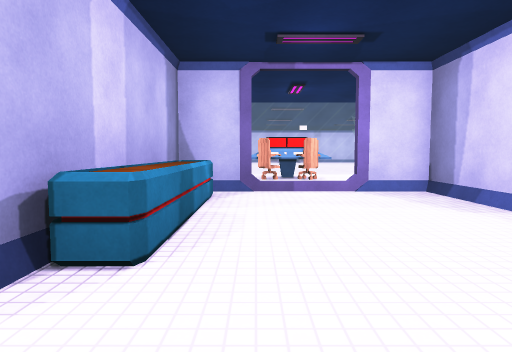
view 1 (above)

16 first-person views from a walk through a scene from a Unity 3-D project. The camera is 1.2 m above the floor, tilts 4° down and sees 75° across. The floor is counted in squares, 2 m on a side. Each view is taken from the middle of a square. On the plan, view 1 faces up. The plan holds only what a view shows up to about 10 squares ahead; the rest is blank. The place goes on beyond the plan. The player character is not drawn. Door leaves are left out, so doorways stand open. Some surface patterns are stand-ins.

view 2
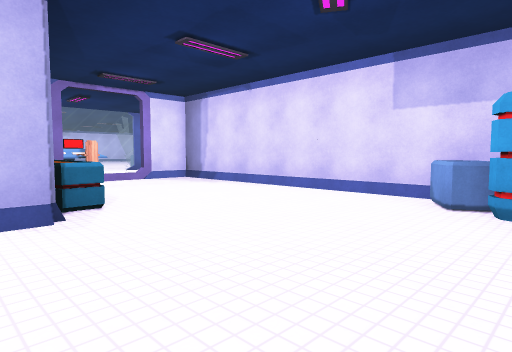

view 3
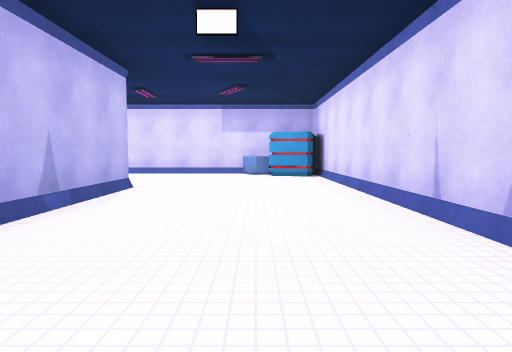

view 4
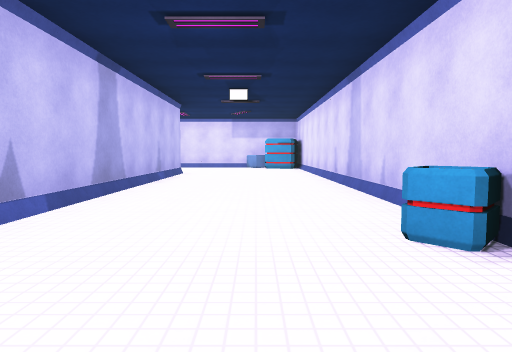

view 5
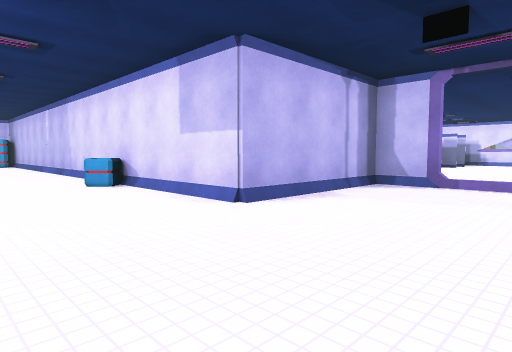

view 6
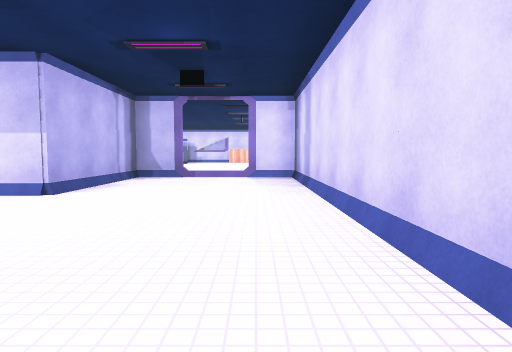

view 7
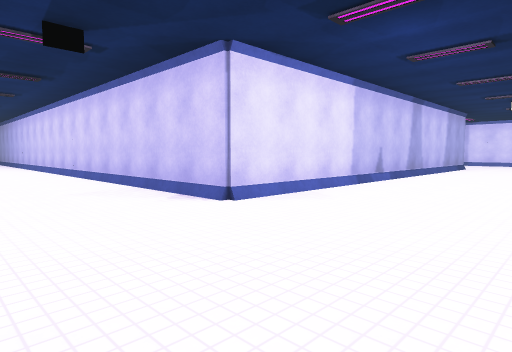

view 8
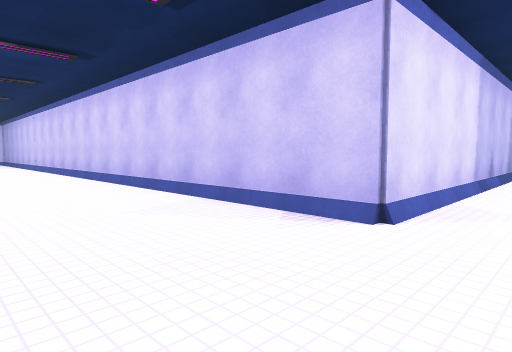

view 9
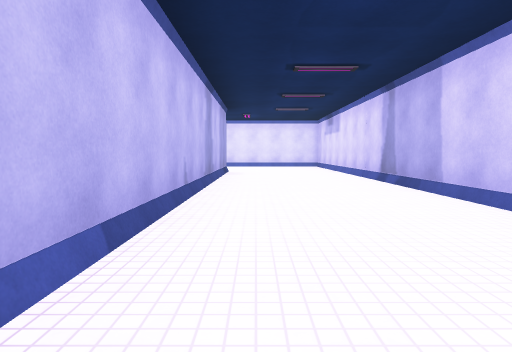

view 10
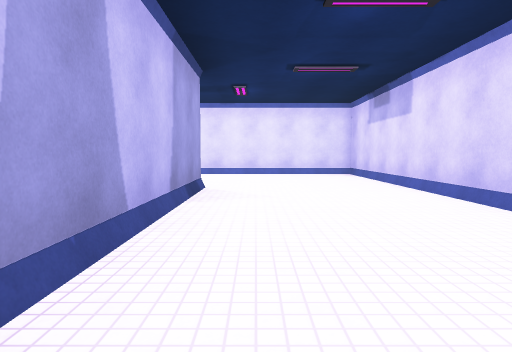

view 11
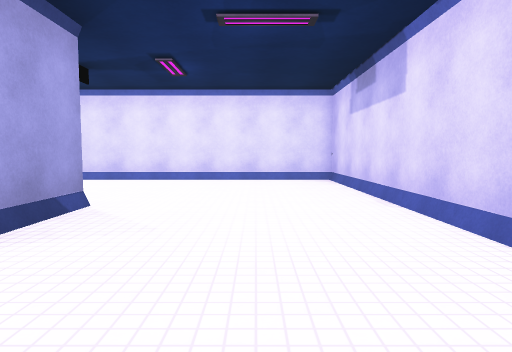

view 12
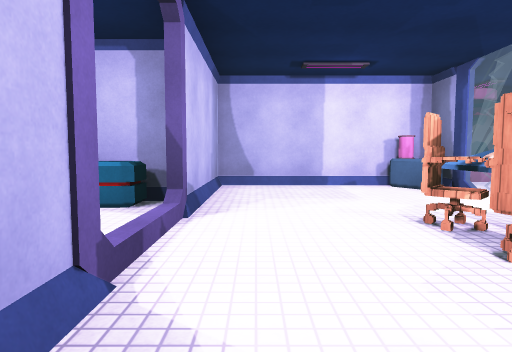

view 13
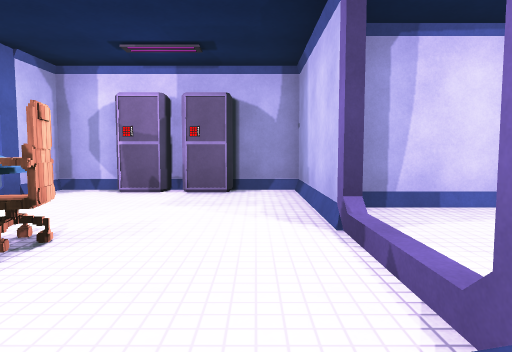

view 14
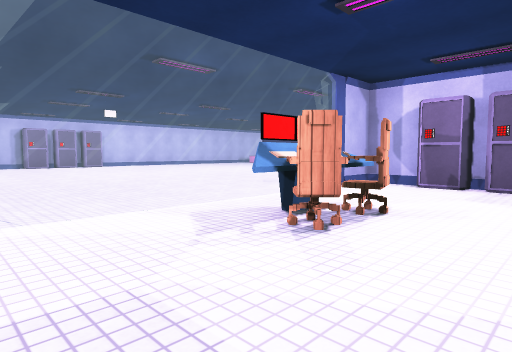

view 15
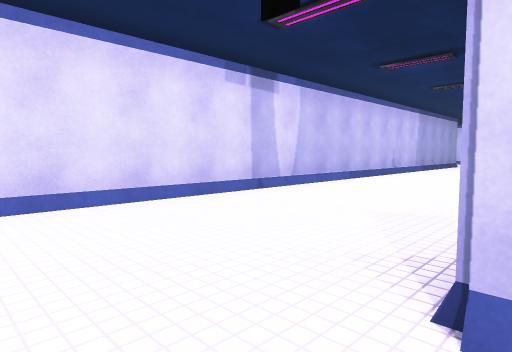

view 16
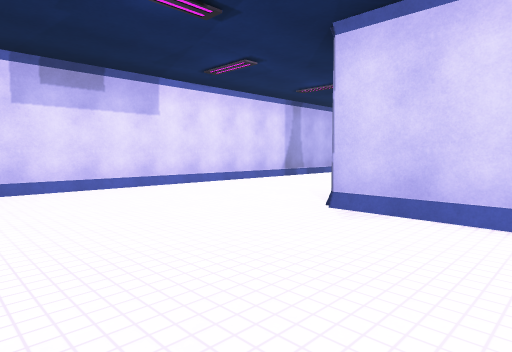

### Floor plan
Points are (right, up) in squares from view 1. A wall is a line through its corners. A room is listed if a view was taken in it or the views show most of it. See-through windows are left out.
Room 1 (views 1, 2, 3, 4, 5, 6, 7, 8, 9, 10, 11, 15, 16)
walls: (-13.4, -6.2) (-12.1, -6.2) (-12.1, -2.7) (2.5, -2.7); (-17.6, 15.8) (-15.9, 15.8) (-15.9, -6.2) (-14.6, -6.2); (-1.2, 2.5) (-1.2, 1.5); (-1.1, 1.2) (-12.3, 1.2) (-12.3, 19.5) (-17.9, 19.5); (2.7, -1.5) (2.7, 5.2) (1.2, 5.2)
ways out: opening at (0.5, 3.5); open door at (-14, -6)
objects: crate (-9, -2); crate (2, -2); crate (2, -1)
Room 2 (views 12, 13, 14)
walls: (1.2, 5.3) (4.4, 5.3) (4.4, 6.4); (4.4, 9.2) (3.5, 9.2); (-3.2, 8.5) (-3.2, 5.3) (0.1, 5.3)
ways out: open door at (0.5, 5)
objects: chair (-1, 8); console (0, 8); chair (1, 8); locker (4, 7); locker (4, 8)

Positions as (right, up) in squares from view 1, and headings:
1: (0, 0), facing up
2: (-2, -2), facing up-right
3: (-7, -1), facing right
4: (-11, -1), facing right
5: (-15, 0), facing down-right
6: (-15, 2), facing down
7: (-15, -2), facing up-right
8: (-15, 0), facing up-right
9: (-15, 5), facing up
10: (-15, 10), facing up
11: (-14, 12), facing up
12: (3, 6), facing left
13: (-1, 6), facing right
14: (-2, 6), facing up-right
15: (-12, 0), facing up-left
16: (-18, 19), facing down-right
